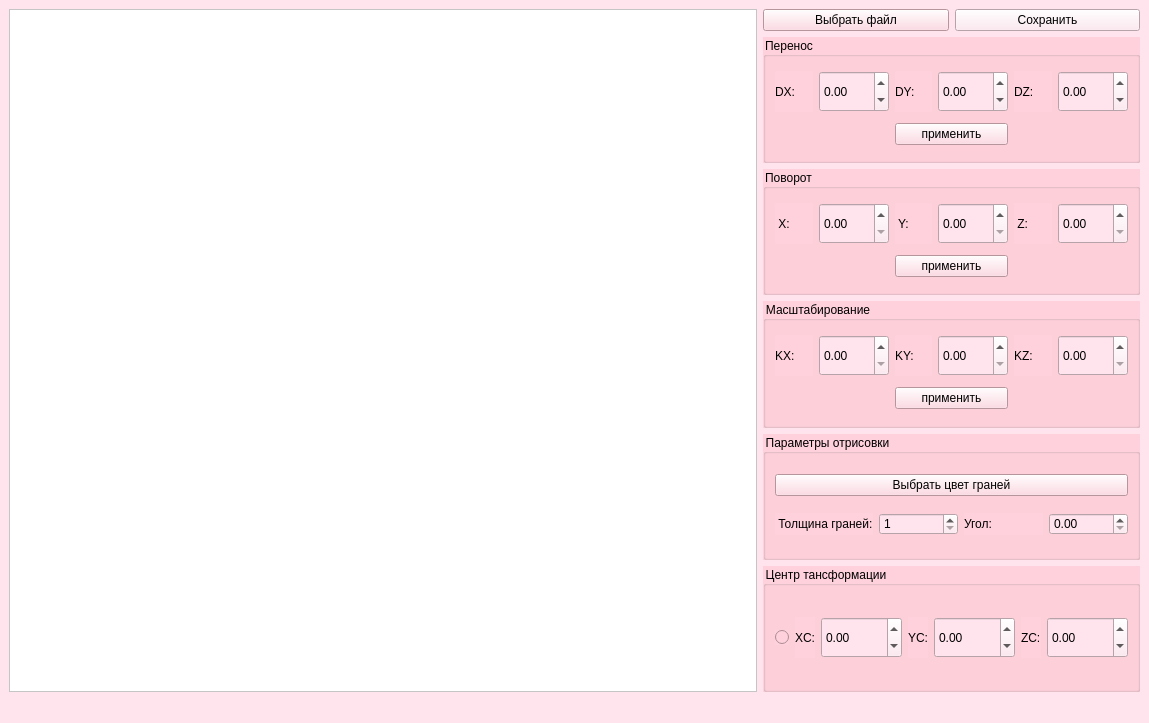
<?xml version="1.0" encoding="UTF-8"?>
<ui version="4.0">
 <class>MainWindow</class>
 <widget class="QMainWindow" name="MainWindow">
  <property name="enabled">
   <bool>true</bool>
  </property>
  <property name="geometry">
   <rect>
    <x>0</x>
    <y>0</y>
    <width>1149</width>
    <height>723</height>
   </rect>
  </property>
  <property name="windowTitle">
   <string>MainWindow</string>
  </property>
  <property name="styleSheet">
   <string notr="true">background-color: 	#FFE4ED;
font-family: &quot;Consolas&quot;</string>
  </property>
  <widget class="QWidget" name="mainwidget">
   <layout class="QGridLayout" name="gridLayout_15">
    <item row="0" column="0">
     <layout class="QGridLayout" name="gridLayout_14">
      <item row="0" column="1">
       <layout class="QGridLayout" name="gridLayout_13">
        <item row="2" column="0" colspan="2">
         <widget class="QGroupBox" name="rotate_box">
          <property name="styleSheet">
           <string notr="true">background-color: #FFD1DC;
font-family: &quot;Consolas&quot;
</string>
          </property>
          <property name="title">
           <string>Поворот</string>
          </property>
          <layout class="QGridLayout" name="gridLayout_4">
           <item row="1" column="2" colspan="2">
            <widget class="QPushButton" name="rotate_btn">
             <property name="text">
              <string>применить</string>
             </property>
            </widget>
           </item>
           <item row="0" column="4">
            <widget class="QLabel" name="label_z">
             <property name="text">
              <string> Z:</string>
             </property>
            </widget>
           </item>
           <item row="0" column="1">
            <widget class="QDoubleSpinBox" name="x_box">
             <property name="minimumSize">
              <size>
               <width>70</width>
               <height>41</height>
              </size>
             </property>
             <property name="styleSheet">
              <string notr="true">background-color: 	#FFE4ED;
font-family: &quot;Consolas&quot;</string>
             </property>
             <property name="maximum">
              <double>360.000000000000000</double>
             </property>
             <property name="singleStep">
              <double>15.000000000000000</double>
             </property>
            </widget>
           </item>
           <item row="0" column="2">
            <widget class="QLabel" name="label_y">
             <property name="text">
              <string> Y:</string>
             </property>
            </widget>
           </item>
           <item row="0" column="5">
            <widget class="QDoubleSpinBox" name="z_box">
             <property name="minimumSize">
              <size>
               <width>70</width>
               <height>41</height>
              </size>
             </property>
             <property name="styleSheet">
              <string notr="true">background-color: 	#FFE4ED;
font-family: &quot;Consolas&quot;</string>
             </property>
             <property name="maximum">
              <double>360.000000000000000</double>
             </property>
             <property name="singleStep">
              <double>15.000000000000000</double>
             </property>
            </widget>
           </item>
           <item row="0" column="3">
            <widget class="QDoubleSpinBox" name="y_box">
             <property name="minimumSize">
              <size>
               <width>70</width>
               <height>41</height>
              </size>
             </property>
             <property name="styleSheet">
              <string notr="true">background-color: 	#FFE4ED;
font-family: &quot;Consolas&quot;</string>
             </property>
             <property name="maximum">
              <double>360.000000000000000</double>
             </property>
             <property name="singleStep">
              <double>15.000000000000000</double>
             </property>
            </widget>
           </item>
           <item row="0" column="0">
            <widget class="QLabel" name="label_x">
             <property name="text">
              <string> X:</string>
             </property>
            </widget>
           </item>
          </layout>
         </widget>
        </item>
        <item row="1" column="0" colspan="2">
         <widget class="QGroupBox" name="move_box">
          <property name="styleSheet">
           <string notr="true">background-color: #FFD1DC;
font-family: &quot;Consolas&quot;</string>
          </property>
          <property name="title">
           <string>Перенос</string>
          </property>
          <layout class="QGridLayout" name="gridLayout_5">
           <item row="0" column="0">
            <widget class="QLabel" name="label_dx">
             <property name="text">
              <string>DX:</string>
             </property>
            </widget>
           </item>
           <item row="0" column="1">
            <widget class="QDoubleSpinBox" name="dx_box">
             <property name="minimumSize">
              <size>
               <width>70</width>
               <height>41</height>
              </size>
             </property>
             <property name="styleSheet">
              <string notr="true">background-color: 	#FFE4ED;
font-family: &quot;Consolas&quot;</string>
             </property>
             <property name="minimum">
              <double>-100.000000000000000</double>
             </property>
             <property name="maximum">
              <double>100.000000000000000</double>
             </property>
             <property name="singleStep">
              <double>0.500000000000000</double>
             </property>
            </widget>
           </item>
           <item row="0" column="2">
            <widget class="QLabel" name="label_dy">
             <property name="text">
              <string>DY:</string>
             </property>
            </widget>
           </item>
           <item row="0" column="3">
            <widget class="QDoubleSpinBox" name="dy_box">
             <property name="minimumSize">
              <size>
               <width>70</width>
               <height>41</height>
              </size>
             </property>
             <property name="styleSheet">
              <string notr="true">background-color: 	#FFE4ED;
font-family: &quot;Consolas&quot;
</string>
             </property>
             <property name="minimum">
              <double>-100.000000000000000</double>
             </property>
             <property name="maximum">
              <double>100.000000000000000</double>
             </property>
             <property name="singleStep">
              <double>0.500000000000000</double>
             </property>
            </widget>
           </item>
           <item row="0" column="4">
            <widget class="QLabel" name="label_dz">
             <property name="text">
              <string>DZ:</string>
             </property>
            </widget>
           </item>
           <item row="0" column="5">
            <widget class="QDoubleSpinBox" name="dz_box">
             <property name="minimumSize">
              <size>
               <width>70</width>
               <height>41</height>
              </size>
             </property>
             <property name="styleSheet">
              <string notr="true">background-color: 	#FFE4ED;
font-family: &quot;Consolas&quot;</string>
             </property>
             <property name="minimum">
              <double>-100.000000000000000</double>
             </property>
             <property name="maximum">
              <double>100.000000000000000</double>
             </property>
             <property name="singleStep">
              <double>0.500000000000000</double>
             </property>
            </widget>
           </item>
           <item row="1" column="2" colspan="2">
            <widget class="QPushButton" name="move_btn">
             <property name="text">
              <string>применить</string>
             </property>
            </widget>
           </item>
          </layout>
         </widget>
        </item>
        <item row="0" column="1">
         <widget class="QPushButton" name="save_to_file_btn">
          <property name="text">
           <string>Сохранить</string>
          </property>
         </widget>
        </item>
        <item row="5" column="0" colspan="2">
         <widget class="QGroupBox" name="transform_center_box">
          <property name="styleSheet">
           <string notr="true">background-color: #FFD1DC;
font-family: &quot;Consolas&quot;</string>
          </property>
          <property name="title">
           <string>Центр тансформации</string>
          </property>
          <layout class="QGridLayout" name="gridLayout">
           <item row="0" column="0">
            <widget class="QRadioButton" name="input_center_radio_btn">
             <property name="text">
              <string/>
             </property>
            </widget>
           </item>
           <item row="0" column="1">
            <widget class="QLabel" name="label_xc">
             <property name="text">
              <string>XC:</string>
             </property>
            </widget>
           </item>
           <item row="0" column="2">
            <widget class="QDoubleSpinBox" name="xc_box">
             <property name="minimumSize">
              <size>
               <width>70</width>
               <height>41</height>
              </size>
             </property>
             <property name="styleSheet">
              <string notr="true">background-color: 	#FFE4ED;
font-family: &quot;Consolas&quot;</string>
             </property>
             <property name="minimum">
              <double>-10000.000000000000000</double>
             </property>
             <property name="maximum">
              <double>10000.000000000000000</double>
             </property>
             <property name="singleStep">
              <double>0.500000000000000</double>
             </property>
            </widget>
           </item>
           <item row="0" column="3">
            <widget class="QLabel" name="label_yc">
             <property name="text">
              <string>YC:</string>
             </property>
            </widget>
           </item>
           <item row="0" column="4">
            <widget class="QDoubleSpinBox" name="yc_box">
             <property name="minimumSize">
              <size>
               <width>70</width>
               <height>41</height>
              </size>
             </property>
             <property name="styleSheet">
              <string notr="true">background-color: 	#FFE4ED;
font-family: &quot;Consolas&quot;</string>
             </property>
             <property name="minimum">
              <double>-10000.000000000000000</double>
             </property>
             <property name="maximum">
              <double>10000.000000000000000</double>
             </property>
             <property name="singleStep">
              <double>0.500000000000000</double>
             </property>
            </widget>
           </item>
           <item row="0" column="5">
            <widget class="QLabel" name="label_zc">
             <property name="text">
              <string>ZC:</string>
             </property>
            </widget>
           </item>
           <item row="0" column="6">
            <widget class="QDoubleSpinBox" name="zc_box">
             <property name="minimumSize">
              <size>
               <width>70</width>
               <height>41</height>
              </size>
             </property>
             <property name="styleSheet">
              <string notr="true">background-color: 	#FFE4ED;
font-family: &quot;Consolas&quot;</string>
             </property>
             <property name="minimum">
              <double>-10000.000000000000000</double>
             </property>
             <property name="maximum">
              <double>10000.000000000000000</double>
             </property>
             <property name="singleStep">
              <double>0.500000000000000</double>
             </property>
            </widget>
           </item>
          </layout>
         </widget>
        </item>
        <item row="4" column="0" colspan="2">
         <widget class="QGroupBox" name="draw_params_box">
          <property name="styleSheet">
           <string notr="true">background-color: #FFD1DC;
font-family: &quot;Consolas&quot;</string>
          </property>
          <property name="title">
           <string>Параметры отрисовки</string>
          </property>
          <layout class="QGridLayout" name="gridLayout_2">
           <item row="1" column="1">
            <widget class="QSpinBox" name="width_box">
             <property name="styleSheet">
              <string notr="true">background-color: 	#FFE4ED;
font-family: &quot;Consolas&quot;</string>
             </property>
             <property name="minimum">
              <number>1</number>
             </property>
             <property name="maximum">
              <number>3</number>
             </property>
            </widget>
           </item>
           <item row="1" column="3">
            <widget class="QDoubleSpinBox" name="angle_box">
             <property name="styleSheet">
              <string notr="true">background-color: 	#FFE4ED;
font-family: &quot;Consolas&quot;</string>
             </property>
             <property name="maximum">
              <double>360.000000000000000</double>
             </property>
             <property name="singleStep">
              <double>15.000000000000000</double>
             </property>
            </widget>
           </item>
           <item row="1" column="2">
            <widget class="QLabel" name="label_x_4">
             <property name="text">
              <string>Угол:</string>
             </property>
            </widget>
           </item>
           <item row="1" column="0">
            <widget class="QLabel" name="label_x_3">
             <property name="text">
              <string> Толщина граней:</string>
             </property>
            </widget>
           </item>
           <item row="0" column="0" colspan="4">
            <widget class="QPushButton" name="color_btn">
             <property name="text">
              <string>Выбрать цвет граней</string>
             </property>
            </widget>
           </item>
          </layout>
         </widget>
        </item>
        <item row="3" column="0" colspan="2">
         <widget class="QGroupBox" name="scale_box">
          <property name="styleSheet">
           <string notr="true">background-color: #FFD1DC;
font-family: &quot;Consolas&quot;</string>
          </property>
          <property name="title">
           <string>Масштабирование</string>
          </property>
          <layout class="QGridLayout" name="gridLayout_3">
           <item row="0" column="0">
            <widget class="QLabel" name="label_kx">
             <property name="text">
              <string>KX:</string>
             </property>
            </widget>
           </item>
           <item row="0" column="1">
            <widget class="QDoubleSpinBox" name="kx_box">
             <property name="minimumSize">
              <size>
               <width>70</width>
               <height>41</height>
              </size>
             </property>
             <property name="styleSheet">
              <string notr="true">background-color: 	#FFE4ED;
font-family: &quot;Consolas&quot;</string>
             </property>
             <property name="minimum">
              <double>0.000000000000000</double>
             </property>
             <property name="maximum">
              <double>100.000000000000000</double>
             </property>
             <property name="singleStep">
              <double>0.500000000000000</double>
             </property>
            </widget>
           </item>
           <item row="0" column="2">
            <widget class="QLabel" name="label_ky">
             <property name="text">
              <string>KY:</string>
             </property>
            </widget>
           </item>
           <item row="0" column="3">
            <widget class="QDoubleSpinBox" name="ky_box">
             <property name="minimumSize">
              <size>
               <width>70</width>
               <height>41</height>
              </size>
             </property>
             <property name="styleSheet">
              <string notr="true">background-color: 	#FFE4ED;
font-family: &quot;Consolas&quot;</string>
             </property>
             <property name="minimum">
              <double>0.000000000000000</double>
             </property>
             <property name="maximum">
              <double>100.000000000000000</double>
             </property>
             <property name="singleStep">
              <double>0.500000000000000</double>
             </property>
            </widget>
           </item>
           <item row="0" column="4">
            <widget class="QLabel" name="label_kz">
             <property name="text">
              <string>KZ:</string>
             </property>
            </widget>
           </item>
           <item row="0" column="5">
            <widget class="QDoubleSpinBox" name="kz_box">
             <property name="minimumSize">
              <size>
               <width>70</width>
               <height>41</height>
              </size>
             </property>
             <property name="styleSheet">
              <string notr="true">background-color: 	#FFE4ED;
font-family: &quot;Consolas&quot;</string>
             </property>
             <property name="minimum">
              <double>0.000000000000000</double>
             </property>
             <property name="maximum">
              <double>100.000000000000000</double>
             </property>
             <property name="singleStep">
              <double>0.500000000000000</double>
             </property>
            </widget>
           </item>
           <item row="1" column="2" colspan="2">
            <widget class="QPushButton" name="scale_btn">
             <property name="text">
              <string>применить</string>
             </property>
            </widget>
           </item>
          </layout>
         </widget>
        </item>
        <item row="0" column="0">
         <widget class="QPushButton" name="open_file_btn">
          <property name="styleSheet">
           <string notr="true">background-color: #FFD1DC;
font-family: &quot;Segoe UI&quot;</string>
          </property>
          <property name="text">
           <string>Выбрать файл</string>
          </property>
         </widget>
        </item>
       </layout>
      </item>
      <item row="0" column="0">
       <widget class="QGraphicsView" name="canvas">
        <property name="styleSheet">
         <string notr="true">background-color: #FFFFFF;</string>
        </property>
       </widget>
      </item>
     </layout>
    </item>
   </layout>
  </widget>
  <widget class="QMenuBar" name="menubar">
   <property name="geometry">
    <rect>
     <x>0</x>
     <y>0</y>
     <width>1149</width>
     <height>26</height>
    </rect>
   </property>
  </widget>
  <widget class="QStatusBar" name="statusbar"/>
 </widget>
 <resources/>
 <connections/>
</ui>
